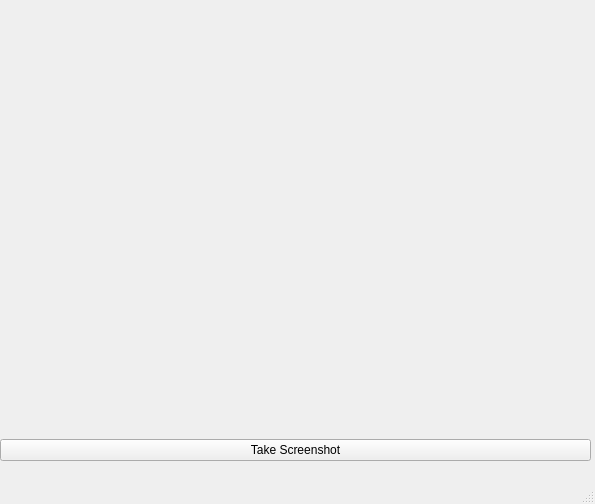
<?xml version="1.0" encoding="UTF-8"?>
<ui version="4.0">
 <class>MainWindow</class>
 <widget class="QMainWindow" name="MainWindow">
  <property name="geometry">
   <rect>
    <x>0</x>
    <y>0</y>
    <width>595</width>
    <height>504</height>
   </rect>
  </property>
  <property name="windowTitle">
   <string>MainWindow</string>
  </property>
  <widget class="QWidget" name="centralwidget">
   <widget class="QWidget" name="gridLayoutWidget">
    <property name="geometry">
     <rect>
      <x>0</x>
      <y>0</y>
      <width>591</width>
      <height>481</height>
     </rect>
    </property>
    <layout class="QGridLayout" name="gridLayout">
     <item row="0" column="0">
      <spacer name="verticalSpacer">
       <property name="orientation">
        <enum>Qt::Vertical</enum>
       </property>
       <property name="sizeHint" stdset="0">
        <size>
         <width>20</width>
         <height>40</height>
        </size>
       </property>
      </spacer>
     </item>
     <item row="2" column="0">
      <spacer name="horizontalSpacer_2">
       <property name="orientation">
        <enum>Qt::Horizontal</enum>
       </property>
       <property name="sizeHint" stdset="0">
        <size>
         <width>40</width>
         <height>20</height>
        </size>
       </property>
      </spacer>
     </item>
     <item row="1" column="0">
      <widget class="QPushButton" name="pushButton">
       <property name="text">
        <string>Take Screenshot</string>
       </property>
      </widget>
     </item>
    </layout>
   </widget>
  </widget>
  <widget class="QMenuBar" name="menubar">
   <property name="geometry">
    <rect>
     <x>0</x>
     <y>0</y>
     <width>595</width>
     <height>21</height>
    </rect>
   </property>
  </widget>
  <widget class="QStatusBar" name="statusbar"/>
 </widget>
 <resources/>
 <connections/>
</ui>
